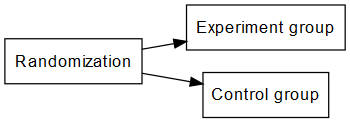

Write R code to recreate this figure.
#
#         / Experiment group
#        / 
#  Start 
#        \
#         \ Control group
#
library(DiagrammeR)

code <- "
digraph randomized_control_trial_procedure {
  graph [layout = dot, rankdir = LR]
  
  # Nodes
  node [shape = rectangle, label = '', fontname = Arial]
  node [label = 'Randomization']
  start
  node [label = 'Experiment group']
  experiment
  node [label = 'Control group']
  control
  
  # Edges
  edge [color = black]
  start -> {experiment control}
}"

grViz(code)
